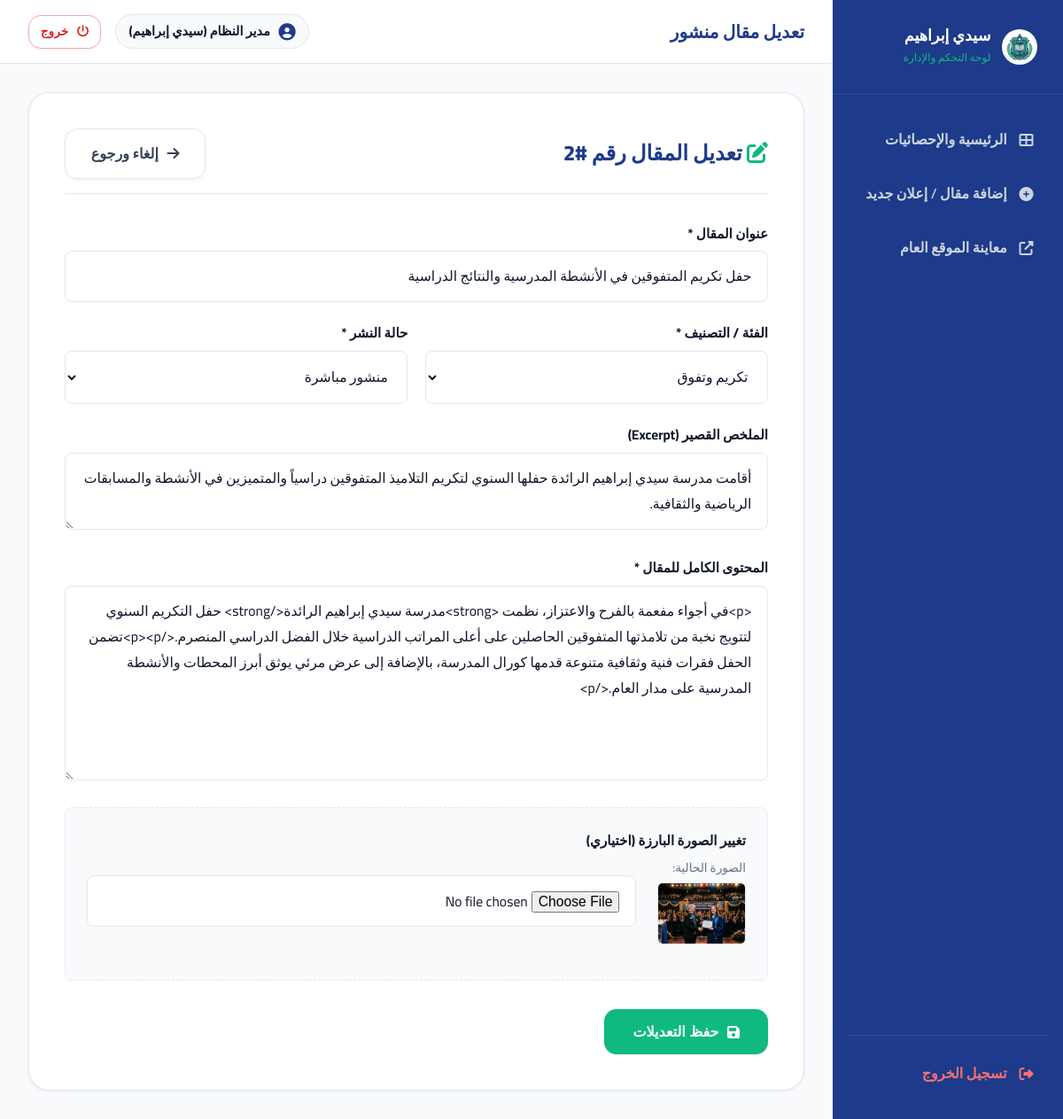
/admin/edit-post.php?id=2 (signed in), run on the app's committed database.
### tables this page shows
CREATE TABLE IF NOT EXISTS `posts` (
  `id` INT AUTO_INCREMENT PRIMARY KEY,
  `title` VARCHAR(255) NOT NULL,
  `slug` VARCHAR(255) NOT NULL,
  `excerpt` TEXT NULL,
  `content` LONGTEXT NOT NULL,
  `image` VARCHAR(255) DEFAULT 'default_post.jpg',
  `category` VARCHAR(50) DEFAULT 'أخبار عامة',
  `author_id` INT DEFAULT 1,
  `views` INT DEFAULT 0,
  `status` ENUM('published', 'draft') DEFAULT 'published',
  `created_at` DATETIME DEFAULT CURRENT_TIMESTAMP,
  `updated_at` DATETIME DEFAULT CURRENT_TIMESTAMP ON UPDATE CURRENT_TIMESTAMP,
  FOREIGN KEY (`author_id`) REFERENCES `users`(`id`) ON DELETE SET NULL
);

### config/db.php (called while the page is built, shortened)
<?php
function sanitize($data) {
    return htmlspecialchars(trim($data), ENT_QUOTES, 'UTF-8');
}
function getPostImageUrl($imageName) {
    if (!empty($imageName) && file_exists(__DIR__ . '/../uploads/' . $imageName)) {
        return 'uploads/' . $imageName;
    }
    return 'assets/images/hero.jpg';
}

### admin/edit-post.php (the view, shortened to what this page needs)
<?php
require_once __DIR__ . '/includes/admin-header.php';
$postId = isset($_GET['id']) ? (int)$_GET['id'] : 0;
$db = getDB();
$post = null;
if ($db && $postId > 0) {
    try {
        $stmt = $db->prepare("SELECT * FROM posts WHERE id = :id LIMIT 1");
        $stmt->execute([':id' => $postId]);
        $post = $stmt->fetch();
    } catch (PDOException $e) {
        $post = null;
    }
}
?>
<div style="background: #FFF; padding: 2.5rem; border-radius: var(--radius-lg); border: 1px solid var(--border-color); box-shadow: var(--shadow-sm); max-width: 900px; margin: 0 auto;">
    <div style="display: flex; justify-content: space-between; align-items: center; margin-bottom: 2rem; border-bottom: 1px solid var(--border-color); padding-bottom: 1rem;">
        <h2 style="font-size: 1.5rem; color: var(--primary); font-weight: 800;">
            <i class="fas fa-edit" style="color: var(--secondary);"></i> تعديل المقال رقم #<?php echo $post['id']; ?>
        </h2>
        <a href="dashboard.php" class="btn btn-outline" style="color: var(--dark-muted); border-color: var(--border-color);">
            <i class="fas fa-arrow-right"></i> إلغاء ورجوع
        </a>
    </div>
    <form action="edit-post.php?id=<?php echo $postId; ?>" method="POST" enctype="multipart/form-data">
        <div class="form-group">
            <label class="form-label">عنوان المقال *</label>
            <input type="text" name="title" required value="<?php echo sanitize($post['title']); ?>" class="form-control">
        </div>
        <div class="grid grid-2" style="gap: 1.2rem;">
            <div class="form-group">
                <label class="form-label">الفئة / التصنيف *</label>
                <select name="category" class="form-control">
                    <option value="تكريم وتفوق" <?php echo ($post['category'] ?? '') === 'تكريم وتفوق' ? 'selected' : ''; ?>>تكريم وتفوق</option>
                </select>
            </div>
            <div class="form-group">
                <label class="form-label">حالة النشر *</label>
                <select name="status" class="form-control">
                    <option value="published" <?php echo ($post['status'] ?? '') === 'published' ? 'selected' : ''; ?>>منشور مباشرة</option>
                </select>
            </div>
        </div>
        <div class="form-group">
            <label class="form-label">الملخص القصير (Excerpt)</label>
            <textarea name="excerpt" class="form-control" style="min-height: 80px;"><?php echo sanitize($post['excerpt'] ?? ''); ?></textarea>
        </div>
        <div class="form-group">
            <label class="form-label">المحتوى الكامل للمقال *</label>
            <textarea name="content" required class="form-control" style="min-height: 220px;"><?php echo htmlspecialchars($post['content']); ?></textarea>
        </div>
        <div class="form-group" style="background: var(--light-bg); padding: 1.5rem; border-radius: var(--radius-sm); border: 1px dashed var(--border-color);">
            <label class="form-label">تغيير الصورة البارزة (اختياري)</label>
            <div style="display: flex; gap: 1.5rem; align-items: center; margin-bottom: 1rem;">
                <div>
                    <span style="font-size: 0.85rem; color: var(--gray-text); display: block; margin-bottom: 0.3rem;">الصورة الحالية:</span>
                    <img src="<?php echo '../' . getPostImageUrl($post['image']); ?>" alt="Current" style="width: 100px; height: 70px; object-fit: cover; border-radius: 6px; border: 1px solid var(--border-color);" onerror="this.src='../assets/images/hero.jpg'">
                </div>
                <div style="flex-grow: 1;">
                    <input type="file" name="image" id="postImageInput" accept="image/*" class="form-control" style="background: #FFF;">
                </div>
            </div>
        </div>
        <div style="margin-top: 2rem;">
            <button type="submit" class="btn btn-primary" style="padding: 1rem 2rem;">
                <i class="fas fa-save"></i> حفظ التعديلات
            </button>
        </div>
    </form>
</div>
<?php require_once __DIR__ . '/includes/admin-footer.php'; ?>

### assets/css/style.css (style rules this page uses)
:root { --primary: #1E3A8A; --primary-hover: #1E40AF; --primary-light: #EFF6FF; --secondary: #10B981; --secondary-hover: #059669; --secondary-light: #ECFDF5; --dark: #0F172A; --dark-muted: #334155; --light-bg: #F8FAFC; --card-bg: #FFFFFF; --border-color: #E2E8F0; --gray-text: #64748B; --shadow-sm: 0 1px 3px rgba(15, 23, 42, 0.08); --shadow-md: 0 4px 14px rgba(15, 23, 42, 0.1); --shadow-lg: 0 10px 25px rgba(30, 58, 138, 0.12); --shadow-hover: 0 20px 30px rgba(30, 58, 138, 0.18); --radius-sm: 8px; --radius-md: 14px; --radius-lg: 24px; --transition: all 0.3s cubic-bezier(0.4, 0, 0.2, 1); --font-main: 'Cairo', 'Tajawal', system-ui, -apple-system, sans-serif; }
*, *::before, *::after { box-sizing: border-box; margin: 0; padding: 0; }
html { direction: rtl; scroll-behavior: smooth; font-size: 16px; }
body { font-family: var(--font-main); background-color: var(--light-bg); color: var(--dark); line-height: 1.7; overflow-x: hidden; display: flex; flex-direction: column; min-height: 100vh; }
a { text-decoration: none; color: inherit; transition: var(--transition); }
img { max-width: 100%; height: auto; display: block; }
.grid { display: grid; gap: 2rem; }
.grid-2 { grid-template-columns: repeat(auto-fit, minmax(350px, 1fr)); }
.btn { display: inline-flex; align-items: center; justify-content: center; gap: 0.6rem; padding: 0.85rem 1.8rem; font-size: 1rem; font-weight: 700; border-radius: var(--radius-md); border: none; cursor: pointer; transition: var(--transition); box-shadow: var(--shadow-sm); }
.btn-primary { background-color: var(--secondary); color: #FFFFFF; }
.btn-outline { background: rgba(255, 255, 255, 0.1); color: #FFFFFF; border: 1px solid rgba(255, 255, 255, 0.3); backdrop-filter: blur(5px); }
.form-group { margin-bottom: 1.4rem; }
.form-label { display: block; font-weight: 700; margin-bottom: 0.4rem; color: var(--dark); font-size: 0.95rem; }
.form-control { width: 100%; padding: 0.85rem 1.1rem; font-family: var(--font-main); font-size: 0.98rem; border: 1px solid var(--border-color); border-radius: var(--radius-sm); background: #FFFFFF; color: var(--dark); transition: var(--transition); }
textarea.form-control { min-height: 140px; resize: vertical; }

### data on the page
posts: id "2", title "حفل تكريم المتفوقين في الأنشطة المدرسية والنتائج الدراسية", category "تكريم وتفوق", status "منشور مباشرة", excerpt "أقامت مدرسة سيدي إبراهيم الرائدة حفلها السنوي لتكريم التلاميذ المتفوقين دراسياً والمتميزين في الأنشطة والمسابقات الرياضية والثقافية.", content "<p>في أجواء مفعمة بالفرح والاعتزاز، نظمت <strong>مدرسة سيدي إبراهيم الرائدة</strong> حفل التكريم السنوي لتتويج نخبة من تلامذتها المتفوقين الحاصلين على أعلى المراتب الدراسية خلال الفضل الدراسي المنصرم.</p><p>تضمن الحفل فقرات فنية وثقافية متنوعة قدمها كورال المدرسة، بالإضافة إلى عرض مرئي يوثق أبرز المحطات والأنشطة المدرسية على مدار العام.</p>", image (picture)

### other printed values
$adminTitle "تعديل مقال منشور"
$adminName "مدير النظام (سيدي إبراهيم)"
